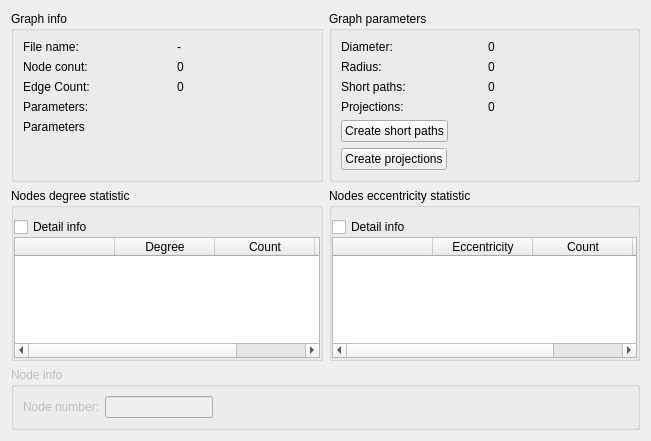
<?xml version="1.0" encoding="UTF-8"?>
<ui version="4.0">
 <class>GraphInfoForm</class>
 <widget class="QWidget" name="GraphInfoForm">
  <property name="geometry">
   <rect>
    <x>0</x>
    <y>0</y>
    <width>651</width>
    <height>441</height>
   </rect>
  </property>
  <property name="minimumSize">
   <size>
    <width>0</width>
    <height>0</height>
   </size>
  </property>
  <property name="windowTitle">
   <string>Graph info</string>
  </property>
  <layout class="QGridLayout" name="gridLayout_3">
   <item row="1" column="0">
    <widget class="QGroupBox" name="groupBox_3">
     <property name="title">
      <string>Nodes degree statistic</string>
     </property>
     <layout class="QVBoxLayout" name="verticalLayout">
      <property name="spacing">
       <number>0</number>
      </property>
      <property name="leftMargin">
       <number>0</number>
      </property>
      <property name="rightMargin">
       <number>0</number>
      </property>
      <property name="bottomMargin">
       <number>0</number>
      </property>
      <item>
       <widget class="QCheckBox" name="nodesDetailCheck">
        <property name="text">
         <string>Detail info</string>
        </property>
       </widget>
      </item>
      <item>
       <widget class="QTableWidget" name="degreeStatTable">
        <property name="editTriggers">
         <set>QAbstractItemView::NoEditTriggers</set>
        </property>
        <property name="selectionMode">
         <enum>QAbstractItemView::SingleSelection</enum>
        </property>
        <property name="selectionBehavior">
         <enum>QAbstractItemView::SelectRows</enum>
        </property>
        <property name="sortingEnabled">
         <bool>true</bool>
        </property>
        <property name="columnCount">
         <number>4</number>
        </property>
        <attribute name="horizontalHeaderVisible">
         <bool>true</bool>
        </attribute>
        <column>
         <property name="text">
          <string/>
         </property>
        </column>
        <column>
         <property name="text">
          <string>Degree</string>
         </property>
        </column>
        <column>
         <property name="text">
          <string>Count</string>
         </property>
        </column>
        <column>
         <property name="text">
          <string notr="true">%</string>
         </property>
        </column>
       </widget>
      </item>
     </layout>
    </widget>
   </item>
   <item row="0" column="1">
    <widget class="QGroupBox" name="groupBox_2">
     <property name="title">
      <string>Graph parameters</string>
     </property>
     <layout class="QGridLayout" name="gridLayout_2">
      <item row="1" column="0">
       <widget class="QLabel" name="label_8">
        <property name="text">
         <string>Radius:</string>
        </property>
       </widget>
      </item>
      <item row="0" column="1">
       <widget class="QLabel" name="diameterLabel">
        <property name="text">
         <string notr="true">0</string>
        </property>
       </widget>
      </item>
      <item row="4" column="0" colspan="2">
       <layout class="QHBoxLayout" name="horizontalLayout">
        <property name="spacing">
         <number>0</number>
        </property>
        <property name="leftMargin">
         <number>0</number>
        </property>
        <property name="topMargin">
         <number>0</number>
        </property>
        <item>
         <widget class="QPushButton" name="createShorPathButton">
          <property name="toolTip">
           <string>Before search parameters will be created short paths for each node.
After will be found diameter, radius and eccentricity statistic.</string>
          </property>
          <property name="text">
           <string>Create short paths</string>
          </property>
         </widget>
        </item>
        <item>
         <spacer name="horizontalSpacer">
          <property name="orientation">
           <enum>Qt::Horizontal</enum>
          </property>
          <property name="sizeHint" stdset="0">
           <size>
            <width>0</width>
            <height>20</height>
           </size>
          </property>
         </spacer>
        </item>
       </layout>
      </item>
      <item row="6" column="0">
       <spacer name="verticalSpacer_2">
        <property name="orientation">
         <enum>Qt::Vertical</enum>
        </property>
        <property name="sizeHint" stdset="0">
         <size>
          <width>20</width>
          <height>0</height>
         </size>
        </property>
       </spacer>
      </item>
      <item row="0" column="0">
       <widget class="QLabel" name="label_6">
        <property name="text">
         <string>Diameter:</string>
        </property>
       </widget>
      </item>
      <item row="3" column="1">
       <widget class="QLabel" name="projectionsLabel">
        <property name="text">
         <string notr="true">0</string>
        </property>
       </widget>
      </item>
      <item row="2" column="1">
       <widget class="QLabel" name="shortPathsLabel">
        <property name="text">
         <string notr="true">0</string>
        </property>
       </widget>
      </item>
      <item row="2" column="0">
       <widget class="QLabel" name="label_9">
        <property name="text">
         <string>Short paths:</string>
        </property>
       </widget>
      </item>
      <item row="1" column="1">
       <widget class="QLabel" name="radiusLabel">
        <property name="text">
         <string notr="true">0</string>
        </property>
       </widget>
      </item>
      <item row="5" column="0" colspan="2">
       <layout class="QHBoxLayout" name="horizontalLayout_3">
        <item>
         <widget class="QPushButton" name="createProjectionsButton">
          <property name="text">
           <string>Create projections</string>
          </property>
         </widget>
        </item>
        <item>
         <spacer name="horizontalSpacer_3">
          <property name="orientation">
           <enum>Qt::Horizontal</enum>
          </property>
          <property name="sizeHint" stdset="0">
           <size>
            <width>40</width>
            <height>20</height>
           </size>
          </property>
         </spacer>
        </item>
       </layout>
      </item>
      <item row="3" column="0">
       <widget class="QLabel" name="label_11">
        <property name="text">
         <string>Projections:</string>
        </property>
       </widget>
      </item>
     </layout>
    </widget>
   </item>
   <item row="0" column="0">
    <widget class="QGroupBox" name="groupBox">
     <property name="title">
      <string>Graph info</string>
     </property>
     <layout class="QGridLayout" name="gridLayout" columnstretch="0,0">
      <property name="horizontalSpacing">
       <number>20</number>
      </property>
      <item row="0" column="1">
       <widget class="QLabel" name="FileNameLabel">
        <property name="toolTip">
         <string notr="true"/>
        </property>
        <property name="text">
         <string notr="true">-</string>
        </property>
       </widget>
      </item>
      <item row="0" column="0">
       <widget class="QLabel" name="label_3">
        <property name="text">
         <string>File name:</string>
        </property>
       </widget>
      </item>
      <item row="3" column="0">
       <widget class="QLabel" name="label_4">
        <property name="text">
         <string>Parameters:</string>
        </property>
       </widget>
      </item>
      <item row="2" column="1">
       <widget class="QLabel" name="EdgeCountLabel">
        <property name="text">
         <string notr="true">0</string>
        </property>
       </widget>
      </item>
      <item row="1" column="1">
       <widget class="QLabel" name="nodeCountLabel">
        <property name="text">
         <string notr="true">0</string>
        </property>
       </widget>
      </item>
      <item row="1" column="0">
       <widget class="QLabel" name="label">
        <property name="text">
         <string>Node conut:</string>
        </property>
       </widget>
      </item>
      <item row="4" column="0" colspan="2">
       <widget class="QLabel" name="paramsLabel">
        <property name="text">
         <string notr="true">Parameters</string>
        </property>
        <property name="alignment">
         <set>Qt::AlignLeading|Qt::AlignLeft|Qt::AlignTop</set>
        </property>
       </widget>
      </item>
      <item row="2" column="0">
       <widget class="QLabel" name="label_2">
        <property name="text">
         <string>Edge Count:</string>
        </property>
       </widget>
      </item>
      <item row="5" column="0" colspan="2">
       <spacer name="verticalSpacer">
        <property name="orientation">
         <enum>Qt::Vertical</enum>
        </property>
        <property name="sizeHint" stdset="0">
         <size>
          <width>20</width>
          <height>0</height>
         </size>
        </property>
       </spacer>
      </item>
     </layout>
    </widget>
   </item>
   <item row="1" column="1">
    <widget class="QGroupBox" name="groupBox_4">
     <property name="title">
      <string>Nodes eccentricity statistic</string>
     </property>
     <layout class="QVBoxLayout" name="verticalLayout_2">
      <property name="spacing">
       <number>0</number>
      </property>
      <property name="leftMargin">
       <number>0</number>
      </property>
      <property name="rightMargin">
       <number>0</number>
      </property>
      <property name="bottomMargin">
       <number>0</number>
      </property>
      <item>
       <widget class="QCheckBox" name="eccentrDetailCheck">
        <property name="text">
         <string>Detail info</string>
        </property>
       </widget>
      </item>
      <item>
       <widget class="QTableWidget" name="EccentrStatTable">
        <property name="editTriggers">
         <set>QAbstractItemView::NoEditTriggers</set>
        </property>
        <column>
         <property name="text">
          <string/>
         </property>
        </column>
        <column>
         <property name="text">
          <string>Eccentricity</string>
         </property>
        </column>
        <column>
         <property name="text">
          <string>Count</string>
         </property>
        </column>
        <column>
         <property name="text">
          <string notr="true">%</string>
         </property>
        </column>
       </widget>
      </item>
     </layout>
    </widget>
   </item>
   <item row="2" column="0" colspan="2">
    <widget class="QGroupBox" name="groupBox_5">
     <property name="enabled">
      <bool>false</bool>
     </property>
     <property name="minimumSize">
      <size>
       <width>0</width>
       <height>0</height>
      </size>
     </property>
     <property name="title">
      <string>Node info</string>
     </property>
     <layout class="QHBoxLayout" name="horizontalLayout_2">
      <item>
       <widget class="QLabel" name="label_7">
        <property name="text">
         <string>Node number:</string>
        </property>
       </widget>
      </item>
      <item>
       <widget class="QLineEdit" name="nodeNumEdit">
        <property name="sizePolicy">
         <sizepolicy hsizetype="Minimum" vsizetype="Fixed">
          <horstretch>0</horstretch>
          <verstretch>0</verstretch>
         </sizepolicy>
        </property>
        <property name="text">
         <string notr="true"/>
        </property>
        <property name="maxLength">
         <number>10</number>
        </property>
       </widget>
      </item>
      <item>
       <spacer name="horizontalSpacer_2">
        <property name="orientation">
         <enum>Qt::Horizontal</enum>
        </property>
        <property name="sizeHint" stdset="0">
         <size>
          <width>348</width>
          <height>20</height>
         </size>
        </property>
       </spacer>
      </item>
     </layout>
    </widget>
   </item>
  </layout>
 </widget>
 <resources/>
 <connections/>
</ui>
